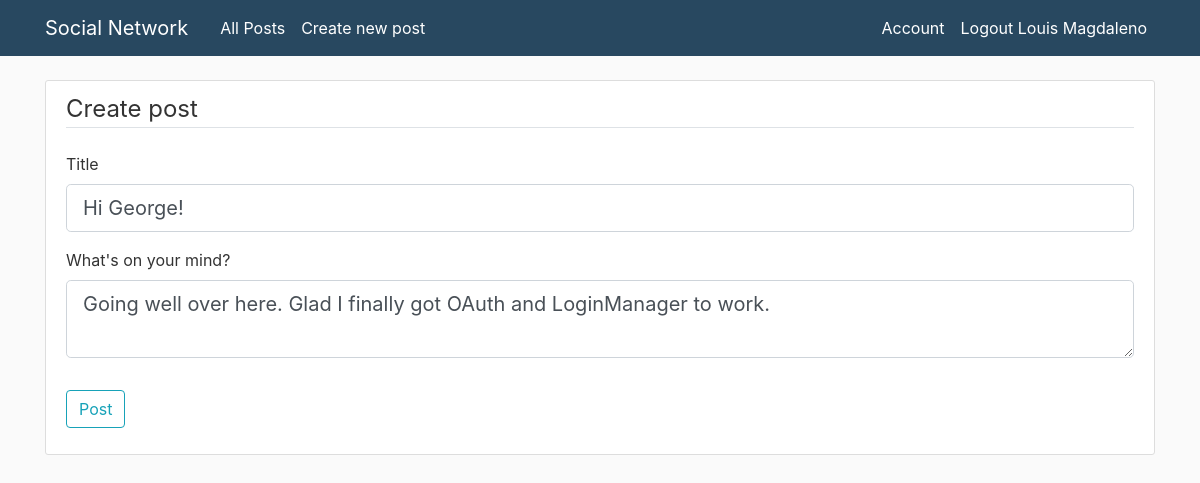
The app's page /post/2/update (signed in) with its own data.
### socialnetwork/models/user.py (models this page shows, shortened)
class User(db.Model, UserMixin):
    __tablename__ = 'user'
    id = db.Column(db.Integer, primary_key=True)
    profile_image = db.Column(db.String(250), nullable=False, default='web/socialnetwork/static/profile_pics/default_profile.png')
    name = db.Column(db.String(128), nullable=False)
    email = db.Column(db.String(250), unique=True, index=True)
    username = db.Column(db.String(64), unique=True, index=True)
    password_hash = db.Column(db.String(128))
    posts = db.relationship('Post', backref='author', lazy=True)
    time_inserted = db.Column(db.DateTime(), default=datetime.utcnow)
    time_updated = db.Column(db.DateTime(), default=datetime.utcnow)

### socialnetwork/models/post.py (models this page shows, shortened)
class Post(db.Model):
    __tablename__ = 'post'
    id = db.Column(db.Integer, primary_key=True)
    user_id = db.Column(db.Integer, db.ForeignKey('user.id'), nullable=False)
    date = db.Column(db.DateTime, nullable=False, default=datetime.utcnow)
    title = db.Column(db.String(140), nullable=False)
    text = db.Column(db.Text, nullable=False)
    time_inserted = db.Column(db.DateTime(), default=datetime.utcnow)
    time_updated = db.Column(db.DateTime(), default=datetime.utcnow)

### socialnetwork/routes/post.py (the view)
@post.route("/post/<int:post_id>/update", methods=['GET', 'POST'])
@login_required
def update_post(post_id):
    post = Post.query.get_or_404(post_id)
    if post.user_id != current_user.id:
        abort(403)
    form = PostForm()
    if form.validate_on_submit():
        post.title = form.title.data
        post.text = form.text.data
        post.time_updated = func.now()
        db.session.commit()
        flash('Your Post has been successfully updated!', 'success')
        return redirect(url_for('post.update_post', post_id=post.id))
    elif request.method == 'GET':
        form.title.data = post.title
        form.text.data = post.text
    return render_template('post.html', title='Update', form=form)

### socialnetwork/forms/post.py
class PostForm(FlaskForm):
    title = StringField('Title', validators=[DataRequired()])
    text = TextAreaField("What's on your mind?", validators=[DataRequired()])
    submit = SubmitField('Post')

### socialnetwork/models/user.py (called while the page is built)
@login_manager.user_loader
def load_user(user_id):
    return User.query.get(int(user_id))

### socialnetwork/templates/post.html (shortened to what this page needs)
{% extends "layout.html" %}
{% block content %}
<div class="content-section">
    <form method="POST" action="">
        <fieldset class="form-group">
            <legend class="border-bottom mb-4">Create post</legend>
            <div class="form-group">
                {{ form.title.label(class="form-control-label") }}
                {% if form.title.errors %}
                {{ form.title(class="form-control form-control-lg is-invalid") }}
                <div class="invalid-feedback">
                    {% for error in form.title.errors %}
                    <span>{{ error }}</span>
                    {% endfor %}
                </div>
                {% else %}
                {{ form.title(class="form-control form-control-lg") }}
                {% endif %}
            </div>
            <div class="form-group">
                {{ form.text.label(class="form-control-label") }}
                {% if form.text.errors %}
                {{ form.text(class="form-control form-control-lg is-invalid") }}
                <div class="invalid-feedback">
                    {% for error in form.text.errors %}
                    <span>{{ error }}</span>
                    {% endfor %}
                </div>
                {% else %}
                {{ form.text(class="form-control form-control-lg") }}
                {% endif %}
            </div>
        </fieldset>
        <div class="form-group">
            {{ form.submit(class="btn btn-outline-info") }}
        </div>
    </form>
</div>
{% endblock content %}

### socialnetwork/templates/layout.html (shortened to what this page needs)
<!DOCTYPE html>
<html>
<head>
  <link rel="stylesheet" href="https://maxcdn.bootstrapcdn.com/bootstrap/4.0.0/css/bootstrap.min.css"
>
  <link rel="stylesheet" type="text/css" href="{{ url_for('static', filename='styles/main.css') }}">
</head>
<body>
  <header class="site-header">
    <nav class="navbar navbar-expand-md navbar-dark bg-steel fixed-top">
      <div class="container">
        <a class="navbar-brand mr-4" href="/">Social Network</a>
        <div class="collapse navbar-collapse" id="navbarToggle">
          <div class="navbar-nav mr-auto">
            {% if current_user.is_authenticated %}
                <a class="nav-item nav-link" href="{{ url_for('main.index') }}">All Posts</a>
            <a class="nav-item nav-link" href="{{ url_for('post.create_post') }}">Create new post</a>
            {% endif %}
          </div>
          <div class="navbar-nav">
            {% if current_user.is_authenticated %}
            <a class="nav-item nav-link" href="{{url_for('users.account')}}">Account</a>
            <a class="nav-item nav-link" href="{{ url_for('userauth.google_logout') }}">Logout {{ current_user.name }}</a>
            {% else %}
                <a href="{{  url_for('users.login') }}" class="nav-item nav-link">Login</a>
            <a href="{{ url_for('google.login') }}" class="navbar-left"><img src="{{ url_for('static', filename='img/google.png') }}"></a>
            {% endif %}
          </div>
        </div>
      </div>
    </nav>
  </header>
  <main role="main" class="container">
    <div class="row">
      <div class="col-md-12">
        {% block content %}{% endblock %}
      </div>
    </div>
  </main>
</body>
</html>

### socialnetwork/static/styles/main.css (style rules this page uses)
body { background: #fafafa; color: #333333; margin-top: 5rem; }
.bg-steel { background-color: #284860; }
.site-header .navbar-nav .nav-link { color: white; }
.content-section { background: #ffffff; padding: 10px 20px; border: 1px solid #dddddd; border-radius: 3px; margin-bottom: 20px; }

### records on screen
User: name "Louis Magdaleno"
Post: title "Hi George!", text "Going well over here. Glad I finally got OAuth and LoginManager to work."
